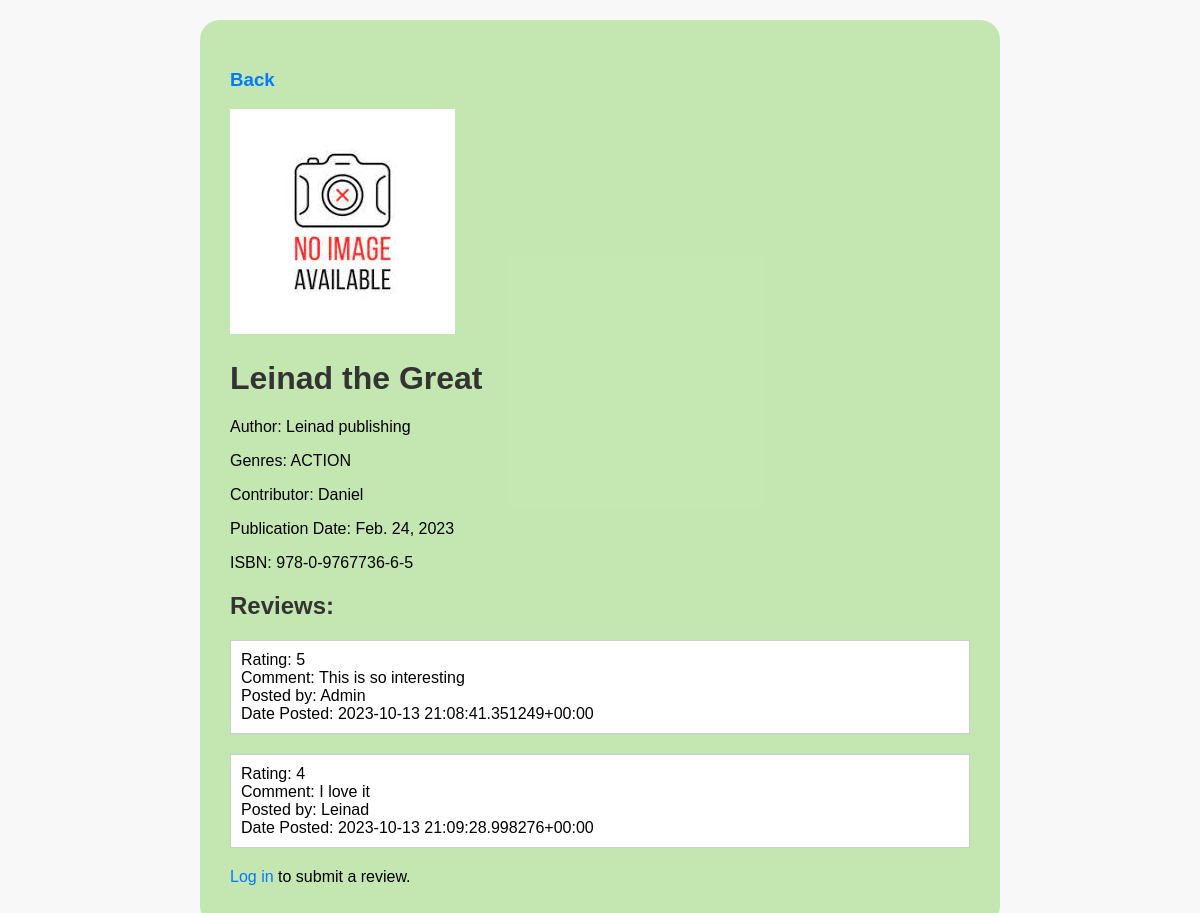
The page /book_detail/1/ on the database as committed earlier.
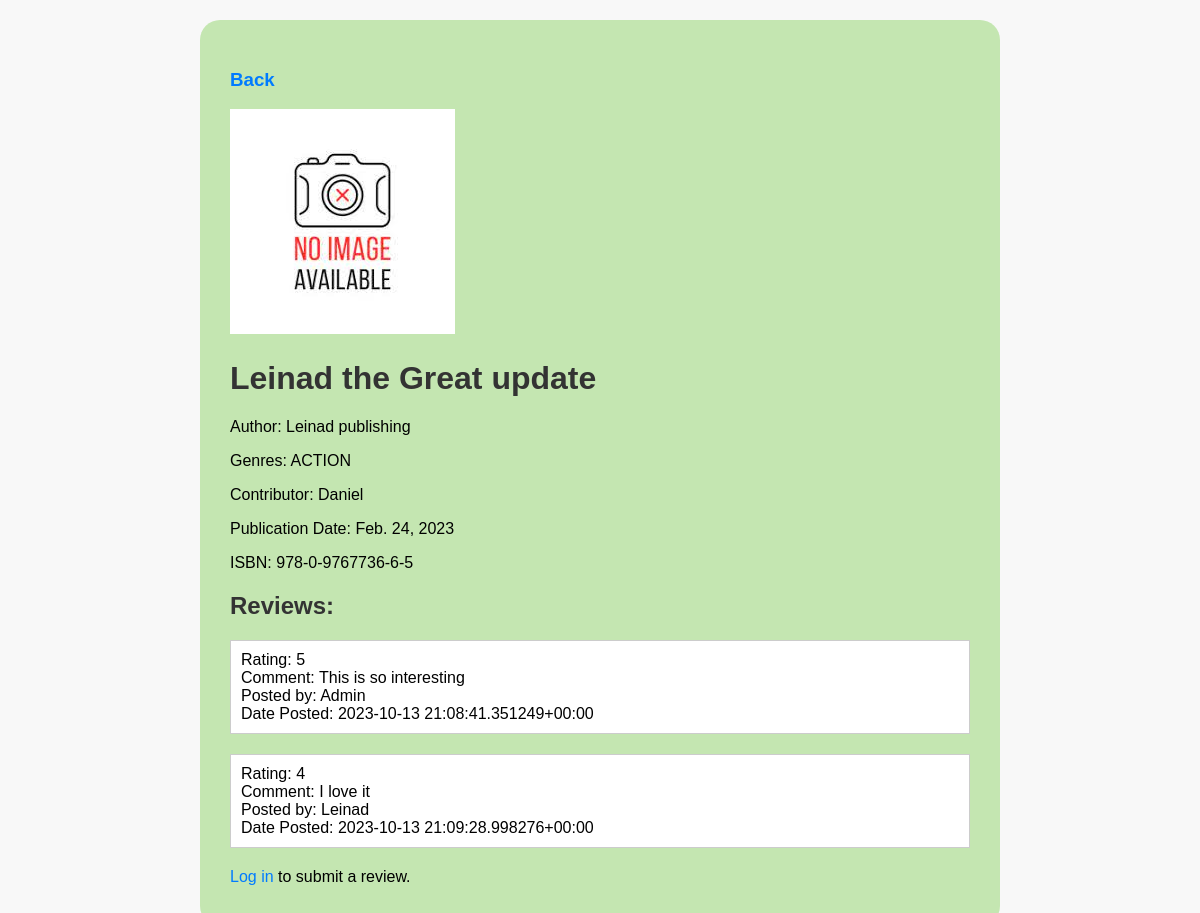
The same page on the database as committed later.
### reviews/models.py (models this page shows, shortened)
class Book(models.Model):
    title = models.CharField(max_length=70, help_text='the title of the book')
    publication_date = models.DateField(verbose_name='date the book was published')
    isbn = models.CharField(max_length=20, verbose_name='the isbn number of the book', unique=True)
    publisher = models.ForeignKey('Publisher', on_delete=models.CASCADE)
    contributors = models.ManyToManyField('Contributor', through='BookContributor')
    image = models.ImageField(default='no_image.JPEG', upload_to='book_images', null=True, blank=True)

class Publisher(models.Model):
    name = models.CharField(max_length=50, help_text = 'the name of the publisher',)
    website = models.URLField(help_text="the publisher's website.")
    email = models.EmailField(help_text="the publisher's email address")

class Contributor(models.Model):
    first_names = models.CharField(max_length=50, help_text='the contributors first names')
    last_names = models.CharField(max_length=50, help_text='the contributors last name')
    email = models.EmailField(help_text='the contributors email')
    def __str__(self):
        return self.first_names

### reviews/views.py (the view)
# urls.py: path('book_detail/<int:id>/', views.book_detail, name='book_detail'),
def book_detail(request, id):
    book = get_object_or_404(Book, id=id)
    reviews = Review.objects.filter(book=book)
    return render(request, 'book_detail.html', {'book': book, 'reviews': reviews,})

### reviews/templates/book_detail.html (shortened to what this page needs)
<!DOCTYPE html>
<html>
<head>
</head>
<body>
    <div style="background-color: #b7e2a0ca; padding: 30px; border-radius: 20px;">
        <h3><a href="{% url 'book_list' %}">Back</a></h3>
        <img src="{{ book.image.url }}" alt="{{ book.title }} Image">
        <h1>{{ book.title|capfirst }}</h1>
        <p>Author: {{ book.publisher.name }}</p>
        <p>Genres:
            {% for genre in book.genre_set.all %}
                {{ genre.genre }}
            {% endfor %}
        </p>
        <p>Contributor: {{ book.contributors.get|capfirst }}</p>
        <p>Publication Date: {{ book.publication_date }}</p>
        <p>ISBN: {{ book.isbn }}</p>
        <h2>Reviews:</h2>
        <ul>
            {% for review in reviews|slice:":3" %}
                <li>
                    Rating: {{ review.rating|capfirst }}<br>
                    Comment: {{ review.content|capfirst }}<br>
                    Posted by: {{ review.creator.username|capfirst }}<br>
                    Date Posted: {{ review.date_created|capfirst }}
                </li>
            {% endfor %}
        </ul>
        {% if user.is_authenticated %}
            <h2>Submit a Review</h2>
            <form method="post" action="{% url 'submit_review' book.id %}">
                {% csrf_token %}
                <label for="rating">Rating:</label>
                <input type="number" name="rating" min="1" max="5" required><br>
                <label for="comment">Comment:</label><br>
                <textarea name="comment" required></textarea><br>
                <input type="submit" value="Submit">
            </form>
        {% else %}
            <p><a href="{% url 'login' %}?next=/book_detail/{{ book.id }} ">Log in</a> to submit a review.</p>
        {% endif %}
    </div>
</body>
</html>

Rows that differ between the two databases and show on the page:
changed Book "Leinad publishing": title "Leinad the Great" → "Leinad the Great update"
